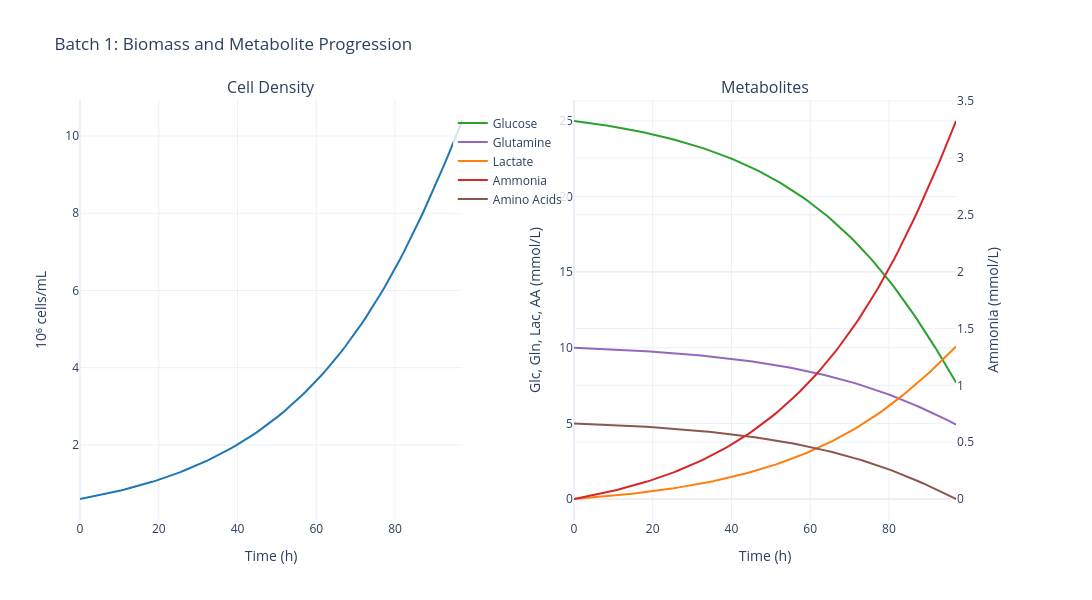

Write notebook code for a chart like this one.
### Markdown cell above
## 8. Visualization

### Code cell
from animakinetica.analysis.batch_visualization import plot_batch_biomass_metabolites
from animakinetica.analysis.process_visualization import plot_simulation_profiles

# Biomass, metabolites, and amino acids — 3-panel plot for batch 1
fig_batch = plot_batch_biomass_metabolites(sim, batch_number=1)
fig_batch.show()
